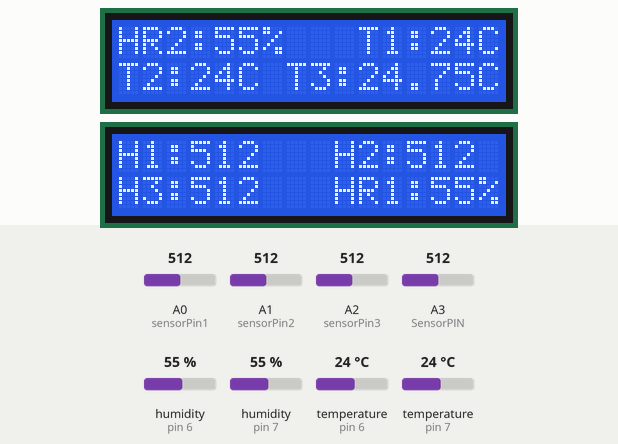
Simulated run of this sketch. Board: Arduino Uno, built with avr-gcc and run on an emulated ATmega328P. On the bench: 2 × 16×2 character LCD. The test bench sets the inputs (shaded band); at power-on: A0 (sensorPin1) = 512, humidity (sensors on pin 6, pin 7) 55 %, A1 (sensorPin2) = 512, A2 (sensorPin3) = 512, A3 (SensorPIN) = 512, temperature (sensors on pin 6, pin 7) 24 °C. What the sketch prints to the serial monitor is not drawn.

Above: at 4.9 s.
5.0 s: A0 (sensorPin1) set to 492
At 8.0 s:
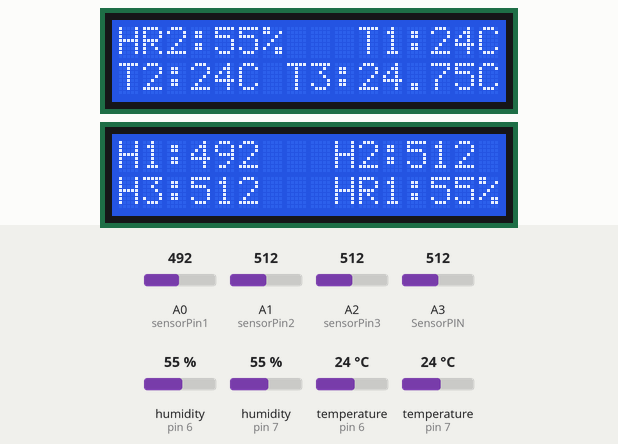
9.4 s: humidity (sensor on pin 6) set to 22 %
At 11.2 s:
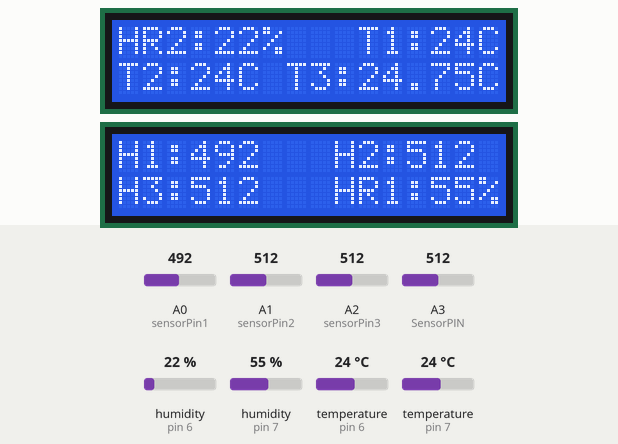
13.8 s: humidity (sensor on pin 7) set to 22 %
At 18.0 s:
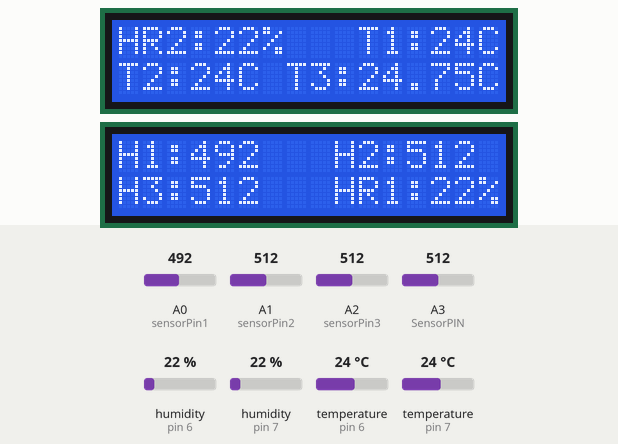
18.3 s: A1 (sensorPin2) set to 490
At 20.8 s:
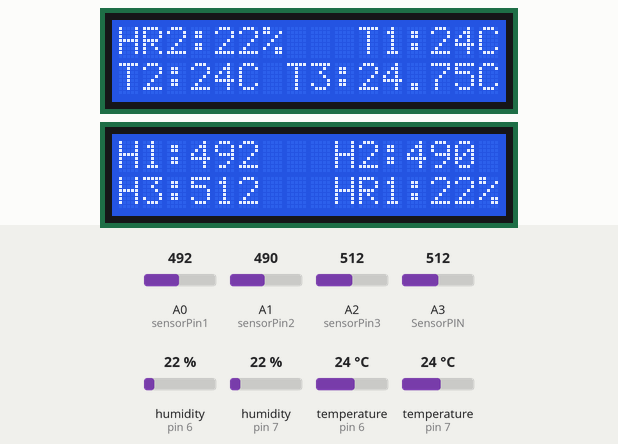
22.7 s: A2 (sensorPin3) set to 490
At 26.8 s:
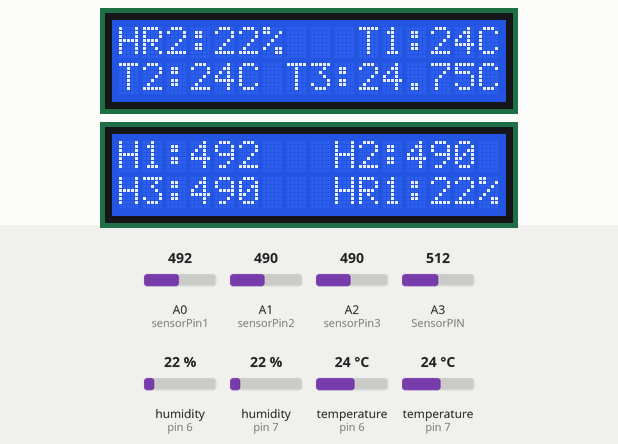
27.6 s: A3 (SensorPIN) set to 490
At 29.8 s:
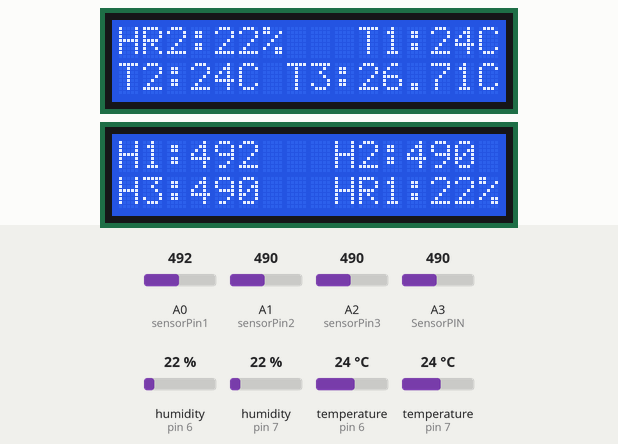
Timing chart, 0 to 31.3 s (numbered marks = the images above; inputs shaded):
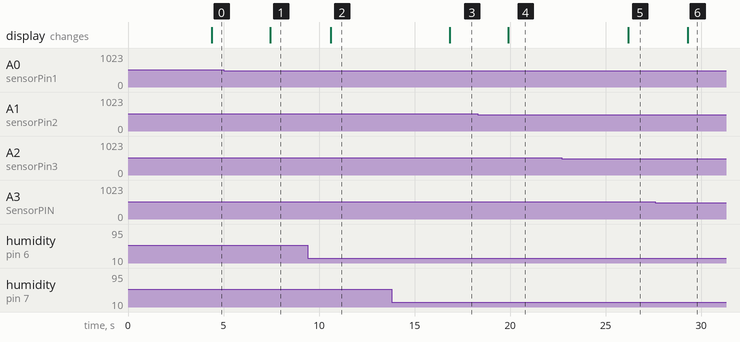

Measured:
- after the input at 5.0 s, the display: changes after 2.4 s (image 1)
- after the input at 9.4 s, the display: changes after 1.2 s (image 2)
- after the input at 13.8 s, the display: changes after 3.0 s (image 3)
- after the input at 18.3 s, the display: changes after 1.6 s (image 4)
- after the input at 22.7 s, the display: changes after 3.5 s (image 5)
- after the input at 27.6 s, the display: changes after 1.7 s (image 6)

The sketch:

SENSORES_CODIGO.ino
```cpp
#include <LiquidCrystal_I2C.h>
#include <Wire.h>
#include "DHT.h"
#define DHTTYPE DHT11   // DHT 11
#include  <LiquidCrystal.h>
#include <Wire.h>
#include <math.h>

const int Rc = 10000; //valor de la resistencia
const int Vcc = 5;
const int SensorPIN = A3;
float A = 1.11492089e-3;
float B = 2.372075385e-4;
float C = 6.954079529e-8;
float K = 2.5; //factor de disipacion en mW/C
// Connect pin 1 (on the left) of the sensor to +5V
// NOTE: If using a board with 3.3V logic like an Arduino Due connect pin 1
// to 3.3V instead of 5V!
// Connect pin 2 of the sensor to whatever your DHTPIN is
// Connect pin 4 (on the right) of the sensor to GROUND
// Connect a 10K resistor from pin 2 (data) to pin 1 (power) of the sensor

const int DHTPin = 7;
const int DHTPin2 = 6;// what digital pin we're connected to
const int sensorPin1 = A0;
const int sensorPin2 = A1;
const int sensorPin3 = A2;
DHT dht(DHTPin, DHTTYPE);
DHT dht2(DHTPin2, DHTTYPE);
LiquidCrystal_I2C lcd2(0x27,A5,A4);
LiquidCrystal lcd(13, 12, 11, 10, 9, 8);

void setup() {
   Serial.begin(9600);
   dht.begin();
   lcd2.init();                      // initialize the lcd
  lcd2.init();
   dht2.begin();
   // INDICAMOS QUE TENEMOS CONECTADA UNA PANTALLA DE 16X2
  lcd.begin(16, 2);
  lcd2.begin(16, 2);
  // MOVER EL CURSOR A LA PRIMERA POSICION DE LA PANTALLA (0, 0)
  lcd.home();
  lcd2.home();

 //lcd.print("BIENVENIDO!");


  // MOVER EL CURSOR A LA SEGUNDA LINEA (1) PRIMERA COLUMNA (0)
 // lcd.setCursor ( 0, 1 );
  // IMPRIMIR OTRA CADENA EN ESTA POSICION
//  lcd.print("GEEKFACTORY");
  // ESPERAR UN SEGUNDO
  delay(1000);
}

void loop() {
   // Wait a few seconds between measurements.
   delay(2000);


 float raw = analogRead(SensorPIN);
  float V =  raw / 1024 * Vcc;

  float R = (Rc * V ) / (Vcc - V);


  float logR  = log(R);
  float R_th = 1.0 / (A + B * logR + C * logR * logR * logR );

  float kelvin = R_th - V*V/(K * R)*1000;
  float celsius = kelvin - 273.15;

   // Reading temperature or humidity takes about 250 milliseconds!
   int h1 = dht.readHumidity();
   int t1 = dht.readTemperature();
   int h2 = dht2.readHumidity();
   int t2 = dht2.readTemperature();

   if (isnan(h1) || isnan(t1)) {
      Serial.println("Failed to read from DHT sensor!");
      //return;
   }

    int humedad1 = analogRead(sensorPin1);
    int humedad2 = analogRead(sensorPin2);
    int humedad3 = analogRead(sensorPin3);

   if(humedad1 < 500)
   {
      Serial.println("Encendido");
      //hacer las acciones necesarias
   }
   delay(1000);
   Serial.print("HS1: ");
   Serial.print(humedad1);
   Serial.print(" \t");
   Serial.print("HS2: ");
   Serial.print(humedad2);
   Serial.print(" \t");
   Serial.print("HS3: ");
   Serial.print(humedad3);
   Serial.print(" \t");
   Serial.print("HR: ");
   Serial.print(h1);
   Serial.print(" %\t");
   Serial.print("T: ");
   Serial.print(t1);
   Serial.print(" *C ");
   Serial.print(" %\t");
   Serial.print("HR2: ");
   Serial.print(h2);
   Serial.print(" %\t");
   Serial.print("T2: ");
   Serial.print(t2);
   Serial.print(" *C ");
   Serial.print(" \t");
   Serial.print("T3 = ");
  Serial.print(celsius);
  Serial.print("C\n");
  Serial.print(" \n");

//respaldo para impresion de 4 magnitudes
  lcd.setCursor(0,0);
  lcd.print("H1: ");
  lcd.setCursor ( 3, 0 );
    if(humedad1<1000)
  {
  lcd.print(humedad1);
  lcd.setCursor ( 6,0 );
  lcd.print(" ");
  }
  if(humedad1>999)
  {
  lcd.print(humedad1);
  }
  lcd.setCursor(9,0);
  lcd.print("H2: ");
  lcd.setCursor ( 12,0 );
  if(humedad2<1000)
  {
  lcd.print(humedad2);
  lcd.setCursor ( 15,0 );
  lcd.print(" ");
  }
  if(humedad2>999)
  {
  lcd.print(humedad2);
  }
  lcd.setCursor ( 0,1 );
  lcd.print("H3: ");
  lcd.setCursor ( 3,1 );
  if(humedad3<1000)
  {
  lcd.print(humedad3);
  lcd.setCursor ( 6,1 );
  lcd.print(" ");
  }
  if(humedad3>999)
  {
    lcd.print(humedad3);
  }

  lcd.setCursor ( 9,1 );
  lcd.print("HR1:");
  lcd.setCursor ( 13,1 );
  lcd.print(h1);
  lcd.setCursor ( 15,1 );
  lcd.print("%");
//segunda pantalla
lcd2.backlight();
  lcd2.setCursor(0,0);
  lcd2.print("HR2:");
  lcd2.setCursor ( 4,0 );
  lcd2.print(h2);
  lcd2.setCursor ( 6,0 );
  lcd2.print("%");
  lcd2.setCursor(10,0);
  lcd2.print("T1:");
  lcd2.setCursor ( 13,0 );
  lcd2.print(t1);
  lcd2.setCursor ( 15,0 );
  lcd2.print("C");
  lcd2.setCursor ( 0,1 );
  lcd2.print("T2:");
  lcd2.setCursor ( 3,1 );
  lcd2.print(t2);
  lcd2.setCursor ( 5,1 );
  lcd2.print("C");
  lcd2.setCursor ( 7,1 );
  lcd2.print("T3:");
  lcd2.setCursor ( 10,1 );
  lcd2.print(celsius);
  lcd2.setCursor ( 15,1 );
  lcd2.print("C");


}
```
